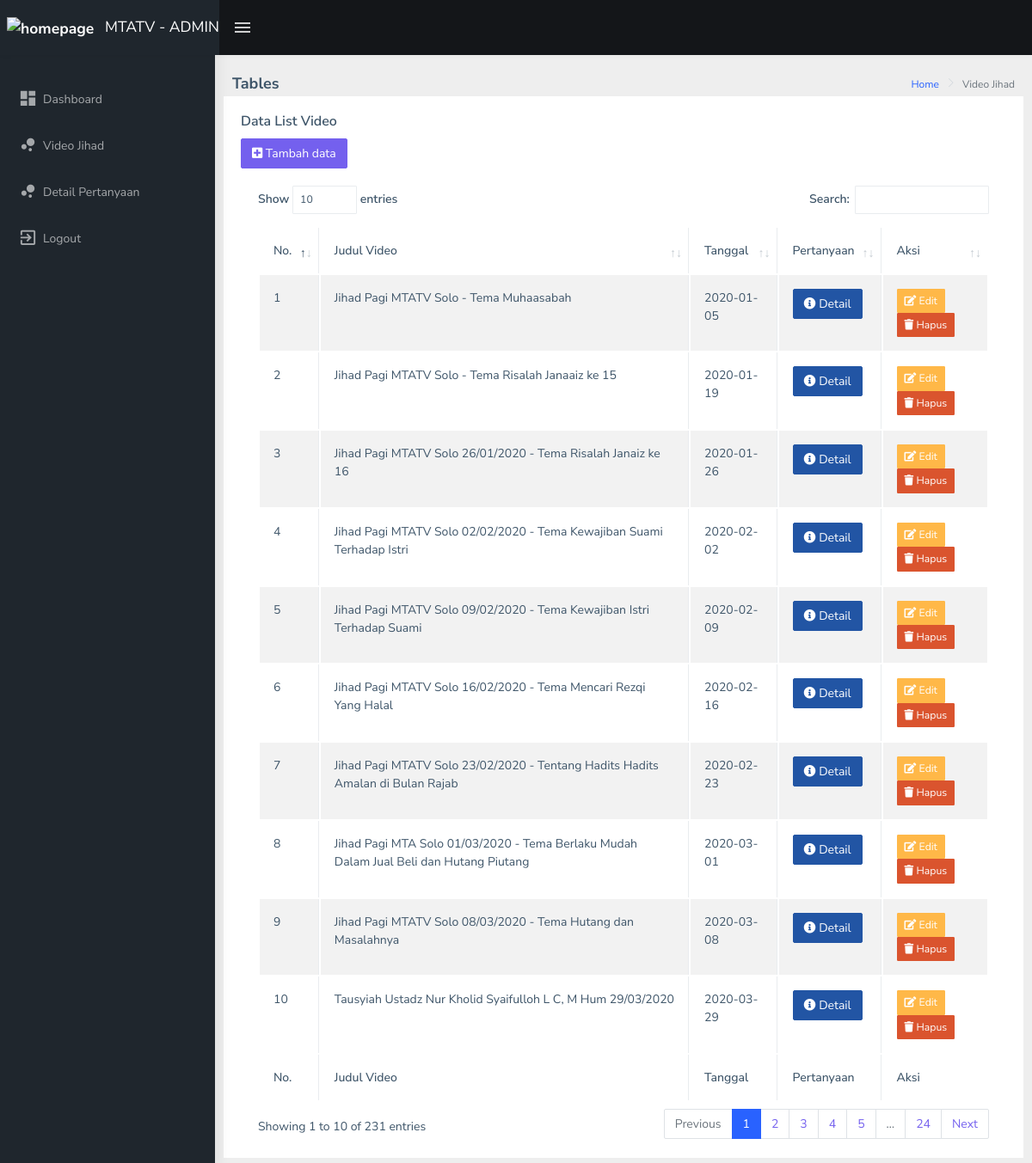
/admin/index.php?halaman=JihadPagi (signed in), run on the app's committed database.
### tables this page shows
CREATE TABLE `jihad_pagi` (
  `id_jihad` int(11) NOT NULL,
  `judul` varchar(1000) NOT NULL,
  `tanggal` date NOT NULL,
  `link` varchar(255) NOT NULL,
  `id_kategori` int(11) NOT NULL
);

### admin/jihadpagi.php (the view, shortened to what this page needs)
<?php
require("koneksi.php")
?>
<!DOCTYPE html>
<html dir="ltr" lang="en">
<head>
</head>
<body>
    <div class="page-breadcrumb">
        <div class="row">
            <div class="col-12 d-flex no-block align-items-center">
                <h4 class="page-title">Tables</h4>
                <div class="ms-auto text-end">
                    <nav aria-label="breadcrumb">
                        <ol class="breadcrumb">
                            <li class="breadcrumb-item"><a href="#">Home</a></li>
                            <li class="breadcrumb-item active" aria-current="page">
                                Video Jihad
                            </li>
                        </ol>
                    </nav>
                </div>
            </div>
        </div>
    </div>
    <div class="container-fluid">
        <div class="row">
            <div class="col-12">
                <div class="card">
                    <div class="card-body">
                        <h5 class="card-title">Data List Video</h5>
                        <a href="index.php?halaman=tambahjihad" class="btn btn-primary" style="margin-bottom: 20px;">
                            <i class="fas fa-plus-square"></i> Tambah data</a>
                        <div class="table-responsive">
                            <table id="zero_config" class="table table-striped table-bordered">
                                <thead>
                                    <tr>
                                        <th>No.</th>
                                        <th>Judul Video</th>
                                        <th>Tanggal</th>
                                        <th>Pertanyaan</th>
                                        <th>Aksi</th>
                                    </tr>
                                </thead>
                                <tbody>
                                    <?php $nomor = 1; ?>
                                    <?php $ambil = $conn->query("SELECT * FROM jihad_pagi"); ?>
                                    <?php while ($row = $ambil->fetch_assoc()) { ?>
                                        <tr>
                                            <td><?php echo $nomor ?></td>
                                            <td><?php echo $row['judul'] ?></a></td>
                                            <td><?php echo $row['tanggal'] ?></a></td>
                                            <td>
                                                <a href="index.php?halaman=pertanyaan&id=<?php echo $row['id_jihad']; ?>" class="btn btn-info"><i class="fas fa-info-circle"></i> Detail</a>
                                            <td>
                                                <a href="index.php?halaman=editjihad&id=<?php echo $row['id_jihad']; ?>" class="btn btn-warning btn-sm"><i class="fa fa-edit"></i> Edit</a>
                                                <a href="index.php?halaman=hapusjihad&id=<?php echo $row['id_jihad']; ?>" class="btn btn-danger btn-sm"><i class="fa fa-trash"></i> Hapus</a>
                                            </td>
                                        </tr>
                                        <?php $nomor++; ?>
                                    <?php } ?>
                                </tbody>
                                <tfoot>
                                    <tr>
                                        <th>No.</th>
                                        <th>Judul Video</th>
                                        <th>Tanggal</th>
                                        <th>Pertanyaan</th>
                                        <th>Aksi</th>
                                    </tr>
                                </tfoot>
                            </table>
                        </div>
                    </div>
                </div>
            </div>
        </div>
    </div>
</body>
</html>

### admin/index.php (shortened to what this page needs)
<?php
require("koneksi.php")
?>
<!DOCTYPE html>
<html dir="ltr" lang="en">
<head>
  <link href="../assets/libs/flot/css/float-chart.css" rel="stylesheet" />
  <link href="../assets/dist/css/style.min.css" rel="stylesheet" />
  <link rel="stylesheet" type="text/css" href="../assets/extra-libs/multicheck/multicheck.css" />
  <link href="../assets/libs/datatables.net-bs4/css/dataTables.bootstrap4.css" rel="stylesheet" />
  <link href="../assets/dist/css/style.min.css" rel="stylesheet" />
</head>
<body>
  <div id="main-wrapper" data-layout="vertical" data-navbarbg="skin5" data-sidebartype="full" data-sidebar-position="absolute" data-header-position="absolute" data-boxed-layout="full">
    <header class="topbar" data-navbarbg="skin5">
      <nav class="navbar top-navbar navbar-expand-md navbar-dark">
        <div class="navbar-heade  r" data-logobg="skin5">
          <a class="navbar-brand" href="index.php">
            <b class="logo-icon ps-2">
              <img src="../assets/images/logo.png" alt="homepage" class="light-logo" width="25" />
            </b>
            <span class="logo-text ms-2">
              MTATV - ADMIN
            </span>
          </a>
        </div>
        <div class="navbar-collapse collapse" id="navbarSupportedContent" data-navbarbg="skin5">
          <ul class="navbar-nav float-start me-auto">
            <li class="nav-item d-none d-lg-block">
              <a class="nav-link sidebartoggler waves-effect waves-light" href="javascript:void(0)" data-sidebartype="mini-sidebar"><i class="mdi mdi-menu font-24"></i></a>
            </li>
          </ul>
        </div>
      </nav>
    </header>
    <aside class="left-sidebar" data-sidebarbg="skin5">
      <div class="scroll-sidebar">
        <nav class="sidebar-nav">
          <ul id="sidebarnav" class="pt-4">
            <li class="sidebar-item">
              <a class="sidebar-link waves-effect waves-dark sidebar-link" href="index.php" aria-expanded="false"><i class="mdi mdi-view-dashboard"></i><span class="hide-menu">Dashboard</span></a>
            </li>
            <li class="sidebar-item">
              <a class="sidebar-link waves-effect waves-dark sidebar-link" href="index.php?halaman=JihadPagi" aria-expanded="false"><i class="mdi mdi-chart-bubble"></i><span class="hide-menu">Video Jihad</span></a>
            </li>
            <li class="sidebar-item">
              <a class="sidebar-link waves-effect waves-dark sidebar-link" href="index.php?halaman=detailpertanyaan" aria-expanded="false"><i class="mdi mdi-chart-bubble"></i><span class="hide-menu">Detail Pertanyaan</span></a>
            </li>
            <li class="sidebar-item">
              <a class="sidebar-link waves-effect waves-dark sidebar-link" href="index.php?halaman=logout" aria-expanded="false"><i class="mdi mdi-exit-to-app"></i><span class="hide-menu">Logout</span></a>
            </li>
          </ul>
        </nav>
      </div>
    </aside>
    <div id="page-wrapper">
      <div class="page-wrapper">
        <div id="page-inner">
          <?php
          if (@$_GET) {
            switch ($_GET['halaman']) {
              case "JihadPagi";
                include "jihadpagi.php";
                break;
            }
          } else {
            include "home.php";
          }
          ?>
        </div>
      </div>
    </div>
</body>
</html>

### data on the page
jihad_pagi: judul "Jihad Pagi MTATV Solo - Tema Muhaasabah", tanggal "2020-01-05"
jihad_pagi: judul "Jihad Pagi MTATV Solo - Tema Risalah Janaaiz ke 15", tanggal "2020-01-19"
jihad_pagi: judul "Jihad Pagi MTATV Solo 26/01/2020 - Tema Risalah Janaiz ke 16", tanggal "2020-01-26"
jihad_pagi: judul "Jihad Pagi MTATV Solo 02/02/2020 - Tema Kewajiban Suami Terhadap Istri", tanggal "2020-02-02"
jihad_pagi: judul "Jihad Pagi MTATV Solo 09/02/2020 - Tema Kewajiban Istri Terhadap Suami", tanggal "2020-02-09"
jihad_pagi: judul "Jihad Pagi MTATV Solo 16/02/2020 - Tema Mencari Rezqi Yang Halal", tanggal "2020-02-16"
jihad_pagi: judul "Jihad Pagi MTATV Solo 23/02/2020 - Tentang Hadits Hadits Amalan di Bulan Rajab", tanggal "2020-02-23"
jihad_pagi: judul "Jihad Pagi MTA Solo 01/03/2020 - Tema Berlaku Mudah Dalam Jual Beli dan Hutang Piutang", tanggal "2020-03-01"
jihad_pagi: judul "Jihad Pagi MTATV Solo 08/03/2020 - Tema Hutang dan Masalahnya", tanggal "2020-03-08"
jihad_pagi: judul "Tausyiah Ustadz Nur Kholid Syaifulloh L C, M Hum 29/03/2020", tanggal "2020-03-29"
